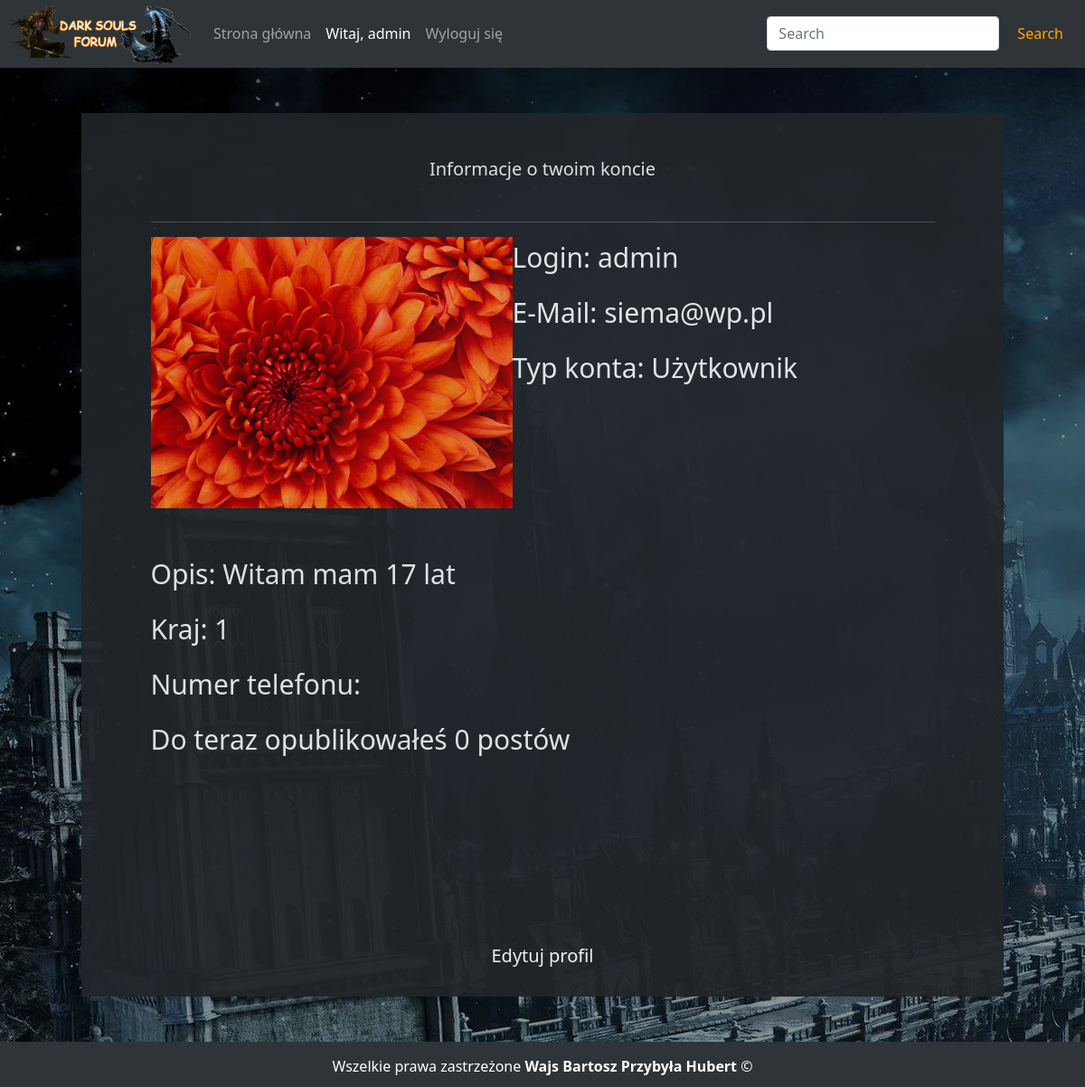
The page /account/profile.php (signed in) on the database its author committed.
### tables this page shows
CREATE TABLE `users` (
  `login` varchar(16) NOT NULL,
  `password` varchar(200) NOT NULL,
  `mail` varchar(50) DEFAULT NULL,
  `accType` enum('user','admin') DEFAULT NULL,
  `description` varchar(300) DEFAULT NULL,
  `photoPath` varchar(40) DEFAULT NULL,
  `country` int(11) DEFAULT NULL,
  `phone` char(9) DEFAULT NULL
);

### account/profile.php (the view, shortened to what this page needs)
<!doctype html>
<?php
  require_once('../php/scripts/connect.php');
?>
<html lang="en">
  <head>
    <link href="https://cdn.jsdelivr.net/npm/bootstrap@5.1.3/dist/css/bootstrap.min.css" rel="stylesheet">
    <link rel='stylesheet' href='../style.css'>
    <link rel='stylesheet' href='./profile.css'>
  </head>
  <body>
<nav class="navbar navbar-expand-md navbar-dark" style="background-color:rgb(47,52,56); padding-bottom:0px; padding-top:0px; position:sticky; top: 0; z-index:2;">
  <div class="container-fluid">
    <a class="navbar-brand" href="../index.php"><img src='../images/logo.png' width=200px></a>
    <div class="collapse navbar-collapse" id="navbarSupportedContent">
      <ul class="navbar-nav me-auto mb-2 mb-lg-0">
        <li class="nav-item">
          <a class="nav-link" href="../index.php">Strona główna</a>
        </li>
        <?php if(isset($_SESSION['login'])){
          echo "<li class=nav-item>
            <a class='nav-link active' href=./profile.php>Witaj, $_SESSION[login]</a>
          </li>";
        }else{
          echo "<li class=nav-item>
            <a class=nav-link href=./loginsystem/login.php>Zaloguj się</a>
          </li>";
        }?>
        <?php
        if(isset($_SESSION['login'])){
        echo <<<logout
        <li class="nav-item">
          <a class="nav-link" href="../php/scripts/logout.php">Wyloguj się</a>
        </li>
logout;
        }
        ?>
      </ul>
      <form class="d-flex">
        <input class="form-control me-2" type="search" placeholder="Search" aria-label="Search">
        <button class="btn btn-outline-success" type="submit">Search</button>
      </form>
    </div>
  </div>
</nav>
<div id='main'>
    <?php
        $sql="select * from `users` where `login` like '$_SESSION[login]'";
        $result=$connect->query($sql);
        $accountInformation=$result->fetch_assoc();
        $sql="select count(`id`) as `number` from `posts` where `author` like '$_SESSION[login]'";
        $result=$connect->query($sql);
        $numberOfPosts=$result->fetch_assoc();
        if($numberOfPosts['number']==0 or $numberOfPosts['number']>4){
            $postVariety="postów";
        }else if($numberOfPosts['number']==1){
            $postVariety="post";
        }else if($numberOfPosts['number']>1 && $numberOfPosts['number']<=4){
            $postVariety="posty";
        }
        if($accountInformation['accType']=="user"){
            $accType="Użytkownik";
        }else if($accountInformation['accType']=="admin"){
            $accType="Administrator";
        }
    ?>
        <div id="top">
            <h1><p id="info">Informacje o twoim koncie</p></h1>
            <hr>
            <?php if($accountInformation['photoPath']!=NULL){
                echo "<img src=../$accountInformation[photoPath] class=profilePicture>";
            }?>
            <p class="topParagraphs">Login: <?php echo "$accountInformation[login]";?></p>
            <p class="topParagraphs">E-Mail: <?php echo "$accountInformation[mail]";?></p>
            <p class="topParagraphs">Typ konta: <?php echo "$accType";?></p>
        </div>
        <div id="bottom">
            <p class="bottomParagraphs">Opis: <?php if($accountInformation['description']==NULL){
                echo "nie masz jeszcze opisu";
            }else{
                echo "$accountInformation[description]";}?></p>
            <p class="bottomParagraphs">Kraj: <?php if($accountInformation['country']!=NULL) echo "$accountInformation[country]";?></p>
            <p class="bottomParagraphs">Numer telefonu: <?php if($accountInformation['country']!=NULL) echo "$accountInformation[phone]";?></p>
            <p class="bottomParagraphs">Do teraz opublikowałeś <?php echo "$numberOfPosts[number] $postVariety"; ?></p>
        </div>
        <div id="bottomBottom">
          <p id="editInfo"><a id="info" href="./editProfile.php">Edytuj profil</a></p>
        </div>
</div>
    <footer>
    Wszelkie prawa zastrzeżone <b>Wajs Bartosz Przybyła Hubert</b> &copy
</footer>
</body>
</html>

### style.css (style rules this page uses)
body { background-image: url("./images/background.jpg"); background-color: rgb(33, 37, 41); margin: 0px; padding: 0px; color: white; }
#main { margin: auto; margin-top: 50px; margin-bottom: 50px; width: 85%; background-color: rgb(33, 37, 41); opacity: 0.925; color: White; overflow: auto; min-height: 85vh; }
footer { background-color: rgb(47, 52, 56); width: 100%; height: 50px; color: white; padding: 15px; box-sizing: border-box; text-align: center; }
.btn-outline-success { color: orange; border-style: none; border-radius: 5px; }

### account/profile.css (style rules this page uses)
#top { position: relative; margin: auto; margin-top: 50px; margin-bottom: 50px; width: 85%; opacity: 0.925; color: White; overflow: auto; min-height: 25vh; font-size: 30px; }
#bottom { margin: auto; margin-top: 30px; margin-bottom: 50px; width: 85%; opacity: 0.925; color: White; overflow: none; min-height: 45vh; font-size: 30px; }
.topParagraphs { padding-left: 40%; }
#info { text-align: center; font-size: 20em; padding-bottom: 30px; text-decoration: none; color: white; font-size: 20px; }
#editInfo { text-align: center; padding-top: 20px; }
.profilePicture { width: 400px; height: 300px; float: left; margin: 0; }
#bottomBottom { min-height: 10vh; }

### rows shown on the page
users: photoPath (picture), login "admin", mail "siema@wp.pl", accType "Użytkownik", description "Witam mam 17 lat", country "1"

### other values the page prints
$_SESSION[login] "admin"
$numberOfPosts[number] "0"
$postVariety "postów"
